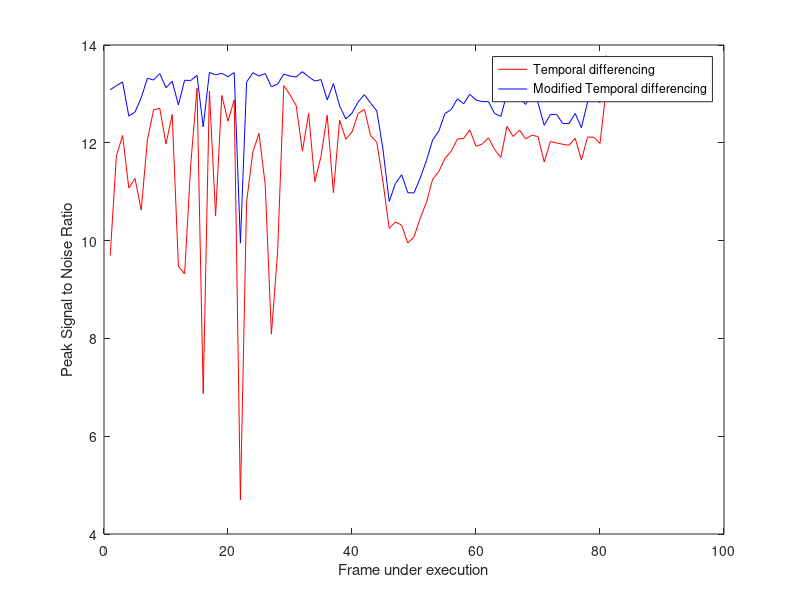

This figure's MATLAB source:
x=1:81;
psnr1=[9.6940,11.7342,12.1504,11.0765,11.2723,10.6235,12.0558,12.6769,12.7033,11.9773,12.5785,9.4731,9.3197,11.5690,13.1141,6.8701,13.0579,10.5060,12.9684,12.4419,12.8786,4.6938,10.7923,11.8098,12.1930,11.1470,8.0886,9.7643,13.1689,12.9829,12.7599,11.8280,12.6006,11.2055,11.7246,12.5641,10.9783,12.4606,12.0741,12.2211,12.5998,12.6839,12.1478,12.0116,11.1999,10.2494,10.3804,10.3182,9.9510,10.0781,10.4574,10.7799,11.2530,11.4109,11.6846,11.8263,12.0788,12.0887,12.2636,11.9286,11.9736,12.1025,11.8639,11.6998,12.3361,12.1281,12.2593,12.0807,12.1536,12.1292,11.6075,12.0276,11.9964,11.9695,11.9494,12.0938,11.6477,12.1194,12.1124,11.9853,13.1010];
psnr2=[13.0833,13.1686,13.2445,12.5459,12.6306,12.9181,13.3212,13.2832,13.4138,13.1273,13.2594,12.7746,13.2784,13.2749,13.3785,12.3271,13.4386,13.3893,13.4215,13.3506,13.4379,9.9480,13.2430,13.4323,13.3663,13.4163,13.1457,13.2016,13.4061,13.3632,13.3478,13.4539,13.3500,13.2637,13.2928,12.8766,13.2116,12.7552,12.4879,12.6075,12.8387,12.9838,12.8114,12.6530,11.8626,10.8003,11.1662,11.3474,10.9788,10.9761,11.2778,11.6340,12.0561,12.2382,12.6012,12.6790,12.8995,12.7970,12.9930,12.8744,12.8422,12.8435,12.6004,12.5398,13.0090,13.0488,12.9300,12.7842,13.0084,12.8196,12.3585,12.5814,12.5798,12.3946,12.3929,12.5994,12.3092,12.8369,12.9090,12.8243,13.7853];
plot(x,psnr1,'r');hold on;
plot(x,psnr2,'b');
ylabel('Peak Signal to Noise Ratio');
xlabel('Frame under execution');
legend('Temporal differencing','Modified Temporal differencing');